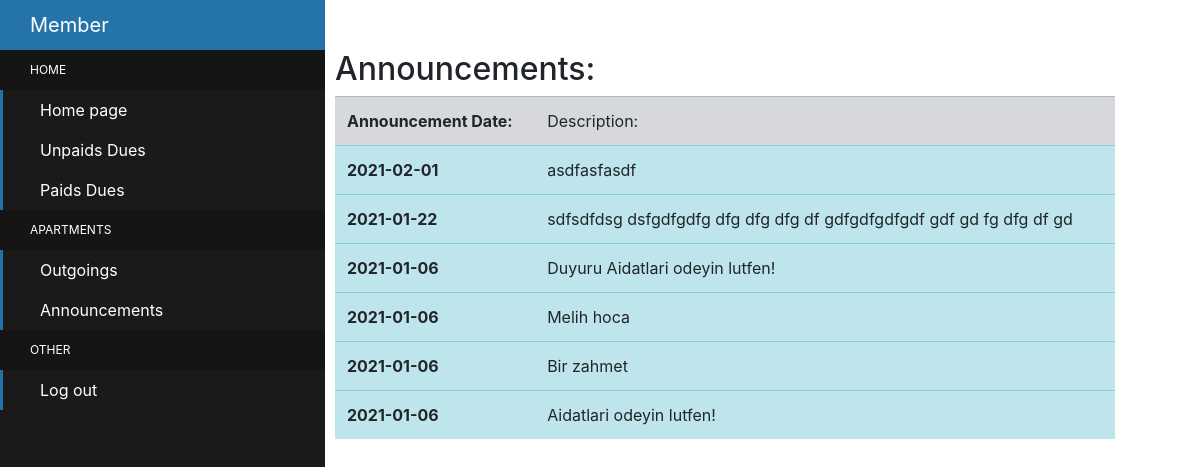
/User/userAnnouncements.php (signed in), run on the app's committed database.
### tables this page shows
CREATE TABLE `announcement` (
  `announcementID` int(10) NOT NULL,
  `theText` text NOT NULL,
  `date` date NOT NULL DEFAULT current_timestamp(),
  `cTime` timestamp NOT NULL DEFAULT current_timestamp()
);

### User/userAnnouncements.php (the view, shortened to what this page needs)
<?php
include "userMainPage.php";
include "../connection.php";
 $sqlForVaultCash = "SELECT * FROM announcement
  ORDER BY announcement.cTime DESC";
 $result = $conn->query($sqlForVaultCash);
?>
<!DOCTYPE html>
<html lang="en">
<head>
 </head>
 <body>
  <div class="reee">
   <div class="row" >
    <div class="table-responsive" >
     <h2>Announcements:</h2>
     <table class="table" >
      <tr class="table-secondary">
       <th>  Announcement Date:    </th>
       <td> Description:      </td>
      </tr>
      <?php if ($result->num_rows > 0 ) {
            while($row=$result->fetch_assoc()){
      ?>
    <tr class="table-info">
     <th><?php echo $row["date"]; ?></th>
     <td><?php echo $row["theText"]; ?></td>
    </tr>
    <?php }} ?>
   </table>
  </div>
</div>
</div>
</body>
</html>

### User/userAnnouncements.php (style rules this page uses)
.reee { padding-left: 350px; padding-right: 100px; padding-top : 50px; }

### data on the page
announcement: date "2021-02-01", theText "asdfasfasdf"
announcement: date "2021-01-22", theText "sdfsdfdsg dsfgdfgdfg dfg dfg dfg df gdfgdfgdfgdf gdf gd fg dfg df gd"
announcement: date "2021-01-06", theText "Duyuru Aidatlari odeyin lutfen!"
announcement: date "2021-01-06", theText "Melih hoca"
announcement: date "2021-01-06", theText "Bir zahmet"
announcement: date "2021-01-06", theText "Aidatlari odeyin lutfen!"
